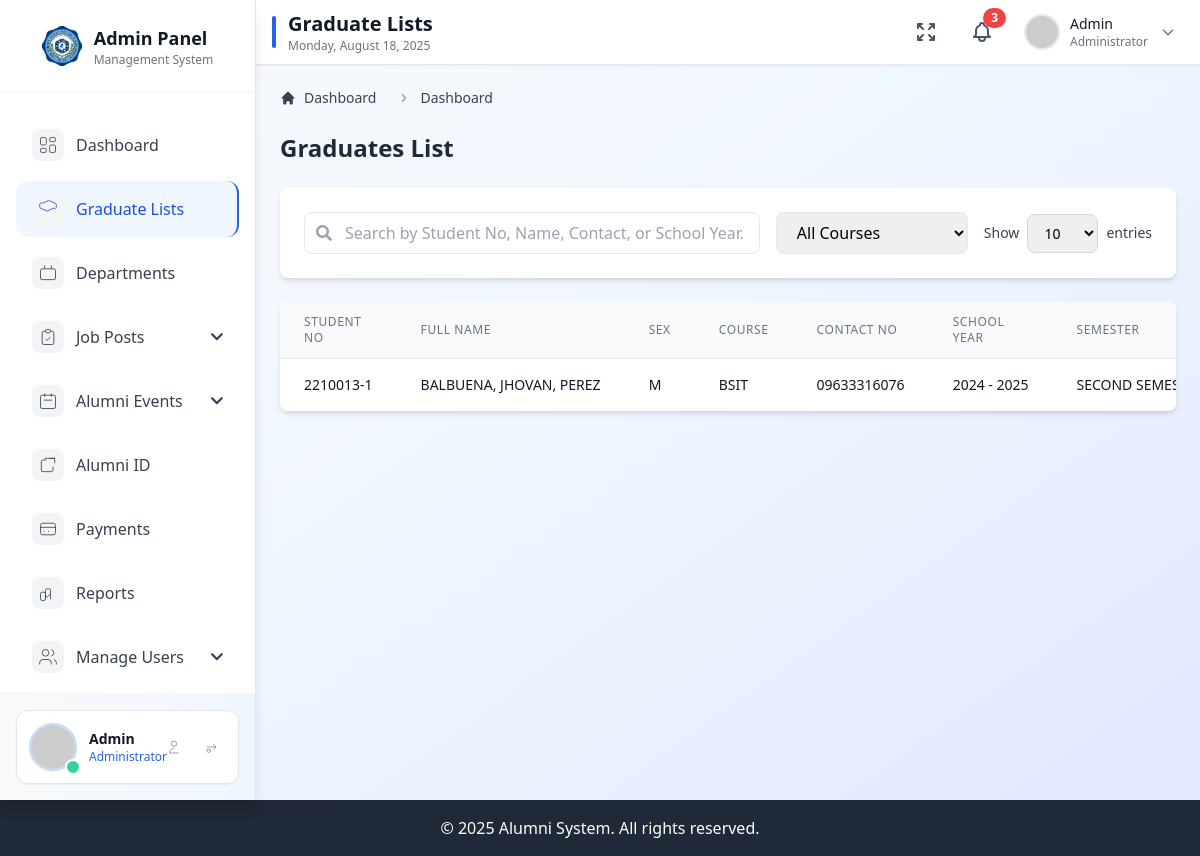
/admin/graduate-lists.php, run on the app's committed database.
### tables this page shows
CREATE TABLE `students` (
  `StudentNo` varchar(20) NOT NULL,
  `LastName` varchar(45) DEFAULT NULL,
  `FirstName` varchar(45) DEFAULT NULL,
  `MiddleName` varchar(45) DEFAULT NULL,
  `Sex` varchar(5) DEFAULT NULL,
  `Course` varchar(45) DEFAULT NULL,
  `StudentYear` varchar(5) DEFAULT NULL,
  `Section` varchar(5) DEFAULT NULL,
  `BirthDate` varchar(45) DEFAULT NULL,
  `BirthPlace` text DEFAULT NULL,
  `AdmissionDate` varchar(45) DEFAULT NULL,
  `major` varchar(45) DEFAULT NULL,
  `temp_id` varchar(45) DEFAULT NULL,
  `status` varchar(45) DEFAULT NULL,
  `elem_school` varchar(100) DEFAULT NULL,
  `elem_add` varchar(100) DEFAULT NULL,
  `elem_year` varchar(5) DEFAULT NULL,
  `high_school` varchar(100) DEFAULT NULL,
  `high_add` varchar(100) DEFAULT NULL,
  `high_year` varchar(5) DEFAULT NULL,
  `col_school` varchar(100) DEFAULT NULL,
  `col_add` varchar(100) DEFAULT NULL,
  `col_year` varchar(5) DEFAULT NULL,
  `father_name` varchar(45) DEFAULT NULL,
  `father_occu` varchar(45) DEFAULT NULL,
  `mother_name` varchar(45) DEFAULT NULL,
  `mother_occu` varchar(45) DEFAULT NULL,
  `emer_name` varchar(45) DEFAULT NULL,
  `emer_relation` varchar(45) DEFAULT NULL,
  `emer_zip` varchar(45) DEFAULT NULL,
  `emer_street` varchar(45) DEFAULT NULL,
  `emer_city` varchar(45) DEFAULT NULL,
  `emer_province` varchar(45) DEFAULT NULL,
  `nationality` varchar(45) DEFAULT NULL,
  `civil_status` varchar(45) DEFAULT NULL,
  `religion` varchar(70) DEFAULT '',
  `p_no` varchar(45) DEFAULT NULL,
  `p_zip` varchar(45) DEFAULT NULL,
  `p_municipality` varchar(45) DEFAULT NULL,
  `p_street` varchar(45) DEFAULT NULL,
  `p_province` varchar(45) DEFAULT NULL,
  `remarks` text DEFAULT NULL,
  `notes` blob DEFAULT NULL,
  `bor` varchar(200) DEFAULT NULL,
  `grad` varchar(50) DEFAULT NULL,
  `pass1` varchar(25) DEFAULT NULL,
  `datelastused` datetime DEFAULT NULL,
  `pass` varchar(25) DEFAULT NULL,
  `emer_contact` varchar(12) DEFAULT NULL,
  `sendSMS` varchar(15) DEFAULT 'sent',
  `txtBlast` varchar(15) DEFAULT 'sent',
  `ContactNo` varchar(15) DEFAULT NULL,
  `inetuser` varchar(25) DEFAULT NULL,
  `inetpass` varchar(25) DEFAULT NULL,
  `entrance` int(11) NOT NULL DEFAULT 0,
  `exam_take_no` int(11) NOT NULL DEFAULT 0,
  `CExam` varchar(50) DEFAULT '',
  `POD` varchar(50) DEFAULT '',
  `FOD` varchar(50) DEFAULT '',
  `CRemarks` varchar(10) DEFAULT '',
  `PRemarks` varchar(10) DEFAULT '',
  `FRemarks` varchar(10) DEFAULT '',
  `Welcome` varchar(15) DEFAULT '',
  `latitude` varchar(20) DEFAULT '',
  `longitude` varchar(20) DEFAULT '',
  `name_ext` varchar(10) DEFAULT NULL,
  `icafe` binary(1) DEFAULT '0',
  `anual_income` int(11) DEFAULT 1,
  `Credential` varchar(150) DEFAULT '',
  `notes2` blob DEFAULT NULL,
  `notuse` int(11) DEFAULT 0 COMMENT '1-Inactive',
  `cur_num` int(11) DEFAULT 0,
  `tmpContactNo` varchar(15) DEFAULT '',
  `tmpCode` varchar(15) DEFAULT '',
  `email` varchar(100) DEFAULT NULL,
  `AcademicYear` varchar(45) DEFAULT NULL,
  `Semester` int(11) DEFAULT NULL,
  `mmaidenfname` varchar(100) DEFAULT NULL,
  `mmaidenmname` varchar(100) DEFAULT NULL,
  `mmaidenlname` varchar(100) DEFAULT NULL,
  `ffname` varchar(100) DEFAULT NULL,
  `fmname` varchar(100) DEFAULT NULL,
  `flname` varchar(100) DEFAULT NULL,
  `lrn` varchar(20) DEFAULT NULL,
  `dswd_id` varchar(30) DEFAULT NULL,
  `CardNo` varchar(50) DEFAULT '',
  `AccessGroup` varchar(15) DEFAULT '',
  `NSTPSerial` varchar(25) DEFAULT '',
  `dswdincom` varchar(50) DEFAULT '0',
  `Disability` varchar(50) DEFAULT '',
  `Picture` varchar(100) DEFAULT '',
  `NetCategory` int(11) DEFAULT 0,
  `fb_account` text DEFAULT NULL,
  `1NetCategory` int(11) DEFAULT 0,
  `ContactNoChange` int(11) DEFAULT 0,
  `ExamineeNumber` varchar(25) DEFAULT '',
  `Rebuild` int(11) DEFAULT 1,
  `ResetPassword` varchar(250) DEFAULT '',
  `Consent` int(11) DEFAULT 0,
  `DateSigned` date DEFAULT NULL,
  `ConsentMother` varchar(50) DEFAULT '',
  `ConsentFather` varchar(50) DEFAULT '',
  `ConsentGuardian` varchar(50) DEFAULT '',
  `ConsentOthers` varchar(50) DEFAULT '',
  `ConsentRelation` varchar(50) DEFAULT '',
  `AdmissionTime` varchar(15) DEFAULT '',
  `AdmittedBy` varchar(50) DEFAULT '',
  `TourHome` int(11) DEFAULT 0,
  `TourErolment` int(11) DEFAULT 0,
  `OSASEvaluatedBy` varchar(150) DEFAULT '',
  `OSASEvaluatedDate` date DEFAULT NULL,
  `OSASEvaluatedStart` varchar(15) DEFAULT '',
  `OSASEvaluatedEnd` varchar(15) DEFAULT '',
  `CompleteEForm` int(11) DEFAULT 0,
  `ElemType` varchar(20) DEFAULT '',
  `SecondaryType` varchar(20) DEFAULT '',
  `SHSType` varchar(20) DEFAULT '',
  `CollegeType` varchar(20) DEFAULT '',
  `YearLevelAdviser` int(11) DEFAULT 0,
  `bordate` date DEFAULT NULL
);

CREATE TABLE `course` (
  `id` varchar(45) DEFAULT NULL,
  `course_title` varchar(100) DEFAULT NULL,
  `accro` varchar(45) DEFAULT NULL,
  `lvl` varchar(45) DEFAULT NULL,
  `pri` int(10) UNSIGNED NOT NULL,
  `Department` int(11) DEFAULT NULL,
  `YearGranted` int(11) DEFAULT NULL,
  `AuthorityNumber` varchar(150) DEFAULT NULL,
  `isActive` int(11) DEFAULT 0 COMMENT '0-Active 1-InActive',
  `authorizedby` varchar(10) DEFAULT NULL,
  `InitCode` varchar(5) DEFAULT '',
  `showInAdmission` int(11) DEFAULT 0,
  `Window` int(11) DEFAULT 0,
  `ProgramCode` varchar(50) DEFAULT '',
  `old_AuthorityNumber` varchar(150) DEFAULT NULL,
  `yr_granted` int(11) DEFAULT NULL,
  `LMS_category_idnumber` varchar(40) DEFAULT NULL
);

CREATE TABLE `listgradmain` (
  `id` int(10) UNSIGNED NOT NULL,
  `SchoolYear` int(11) NOT NULL DEFAULT 0,
  `Semester` int(11) NOT NULL DEFAULT 0,
  `BORDate` date NOT NULL,
  `BORNumber` int(11) NOT NULL DEFAULT 0,
  `DateOfGraduation` date NOT NULL,
  `AddedBy` varchar(255) NOT NULL,
  `created_at` timestamp NULL DEFAULT NULL,
  `updated_at` timestamp NULL DEFAULT NULL
);

### admin/graduate-lists.php (the view, shortened to what this page needs)
<?php
require_once 'config/database.php';
$records_per_page = 10;
$page = isset($_GET['page']) ? (int)$_GET['page'] : 1;
$offset = ($page - 1) * $records_per_page;
$search = isset($_GET['search']) ? $_GET['search'] : '';
$query = "SELECT s.StudentNo, s.LastName, s.FirstName, s.MiddleName, s.Sex, c.accro as Course, s.ContactNo, m.SchoolYear, m.Semester
          FROM students s
          LEFT JOIN course c ON s.course = c.id
          LEFT JOIN listgradsub l ON s.StudentNo = l.StudentNo
          LEFT JOIN listgradmain m ON l.MainID = m.id
          WHERE 1=1";
$query .= " ORDER BY s.LastName ASC LIMIT :offset, :limit";
try {
    $stmt = $conn->prepare($query);
    $stmt->bindValue(':offset', $offset, PDO::PARAM_INT);
    $stmt->bindValue(':limit', $records_per_page, PDO::PARAM_INT);
    $stmt->execute();
    $result = $stmt->fetchAll(PDO::FETCH_ASSOC);
} catch (PDOException $e) {
    die("Error executing main query: " . $e->getMessage());
}
?>
<!DOCTYPE html>
<html lang="en">
<head>
    <link href="https://cdn.jsdelivr.net/npm/tailwindcss@2.2.19/dist/tailwind.min.css" rel="stylesheet">
    <link href="https://cdnjs.cloudflare.com/ajax/libs/font-awesome/5.15.4/css/all.min.css" rel="stylesheet">
    <link href="https://cdn.datatables.net/1.10.24/css/dataTables.bootstrap5.min.css" rel="stylesheet">
</head>
<body class="bg-gradient-to-br from-gray-50 via-blue-50 to-indigo-100 min-h-screen">
    <?php include 'includes/sidebar.php'; ?>
    <?php include 'includes/navbar.php'; ?>
    <?php include 'includes/breadcrumb.php'; ?>
    <div class="main-content min-h-screen pt-16 lg:ml-64 transition-all duration-300">
        <div class="p-6">
            <div class="flex justify-between items-center mb-6">
                <h2 class="text-2xl font-bold text-gray-800">Graduates List</h2>
            </div>
            <div class="bg-white rounded-lg shadow-md p-6 mb-6">
                <div class="flex flex-wrap gap-4">
                    <div class="flex-1">
                        <div class="relative">
                            <input type="text" id="searchInput" value="<?php echo htmlspecialchars($search); ?>"
                                    class="w-full pl-10 pr-4 py-2 border rounded-lg focus:outline-none focus:ring-2 focus:ring-blue-500"
                                    placeholder="Search by Student No, Name, Contact, or School Year...">
                            <div class="absolute inset-y-0 left-0 pl-3 flex items-center pointer-events-none">
                            </div>
                        </div>
                    </div>
                    <div class="w-48">
                        <select id="courseSelect" class="w-full px-4 py-2 border rounded-lg focus:outline-none focus:ring-2 focus:ring-blue-500">
                            <option value="">All Courses</option>
                        </select>
                    </div>
                    <div class="flex items-center space-x-2">
                        <label for="entriesSelect" class="text-sm text-gray-700 whitespace-nowrap">Show</label>
                        <select id="entriesSelect" class="border border-gray-300 rounded-lg px-3 py-2 text-sm focus:ring-2 focus:ring-blue-500 focus:border-blue-500 transition-all duration-200">
                            <option value="10" selected>10</option>
                        </select>
                        <span class="text-sm text-gray-700 whitespace-nowrap">entries</span>
                    </div>
                </div>
            </div>
            <div class="bg-white rounded-lg shadow-md overflow-hidden">
                <div class="relative">
                    <div class="overflow-x-auto">
                        <table class="min-w-full divide-y divide-gray-200">
                            <thead class="bg-gray-50">
                                <tr>
                                    <th class="px-6 py-3 text-left text-xs font-medium text-gray-500 uppercase tracking-wider">Student No</th>
                                    <th class="px-6 py-3 text-left text-xs font-medium text-gray-500 uppercase tracking-wider">Full Name</th>
                                    <th class="px-6 py-3 text-left text-xs font-medium text-gray-500 uppercase tracking-wider">Sex</th>
                                    <th class="px-6 py-3 text-left text-xs font-medium text-gray-500 uppercase tracking-wider">Course</th>
                                    <th class="px-6 py-3 text-left text-xs font-medium text-gray-500 uppercase tracking-wider">Contact No</th>
                                    <th class="px-6 py-3 text-left text-xs font-medium text-gray-500 uppercase tracking-wider">School Year</th>
                                    <th class="px-6 py-3 text-left text-xs font-medium text-gray-500 uppercase tracking-wider">Semester</th>
                                </tr>
                            </thead>
                            <tbody id="tableBody" class="bg-white divide-y divide-gray-200">
                                <?php if (count($result) > 0): ?>
                                    <?php foreach ($result as $row): ?>
                                    <tr class="hover:bg-gray-50">
                                        <td class="px-6 py-4 whitespace-nowrap text-sm text-gray-900"><?php echo htmlspecialchars($row['StudentNo']); ?></td>
                                        <td class="px-6 py-4 whitespace-nowrap text-sm text-gray-900">
                                            <?php
                                             $fullName = array_filter([
                                                $row['LastName'],
                                                $row['FirstName'],
                                                $row['MiddleName']
                                            ]);
                                            echo htmlspecialchars(implode(', ', $fullName));
                                             ?>
                                        </td>
                                        <td class="px-6 py-4 whitespace-nowrap text-sm text-gray-900"><?php echo htmlspecialchars($row['Sex']); ?></td>
                                        <td class="px-6 py-4 whitespace-nowrap text-sm text-gray-900"><?php echo htmlspecialchars($row['Course']); ?></td>
                                        <td class="px-6 py-4 whitespace-nowrap text-sm text-gray-900"><?php echo htmlspecialchars($row['ContactNo']); ?></td>
                                        <td class="px-6 py-4 whitespace-nowrap text-sm text-gray-900">
                                            <?php
                                             if (isset($row['SchoolYear'])) {
                                                $sy = (int)$row['SchoolYear'];
                                                echo htmlspecialchars($sy . ' - ' . ($sy + 1));
                                            }
                                            ?>
                                        </td>
                                        <td class="px-6 py-4 whitespace-nowrap text-sm text-gray-900">
                                            <?php
                                             if (isset($row['Semester'])) {
                                                if ($row['Semester'] == 1) echo 'FIRST SEMESTER';
                                                elseif ($row['Semester'] == 2) echo 'SECOND SEMESTER';
                                                else echo htmlspecialchars($row['Semester']);
                                            }
                                            ?>
                                        </td>
                                    </tr>
                                    <?php endforeach; ?>
                                <?php endif; ?>
                            </tbody>
                        </table>
                    </div>
                </div>
            </div>
        </div>
    </div>
    <footer class="bg-gray-800 text-white p-4 text-center">
        <p>&copy; <?php echo date('Y'); ?> Alumni System. All rights reserved.</p>
    </footer>
</body>
</html>

### data on the page
students: StudentNo "2210013-1", fullName "BALBUENA, JHOVAN, PEREZ", Sex "M", course.accro "BSIT", ContactNo "09633316076", listgradmain.SchoolYear "2024 - 2025"

### other printed values
$admin_name "Admin"
str_replace(['.php', '-'], ['', ' '], $current_page) "Graduate Lists"
$breadcrumb['title'] "Dashboard"
